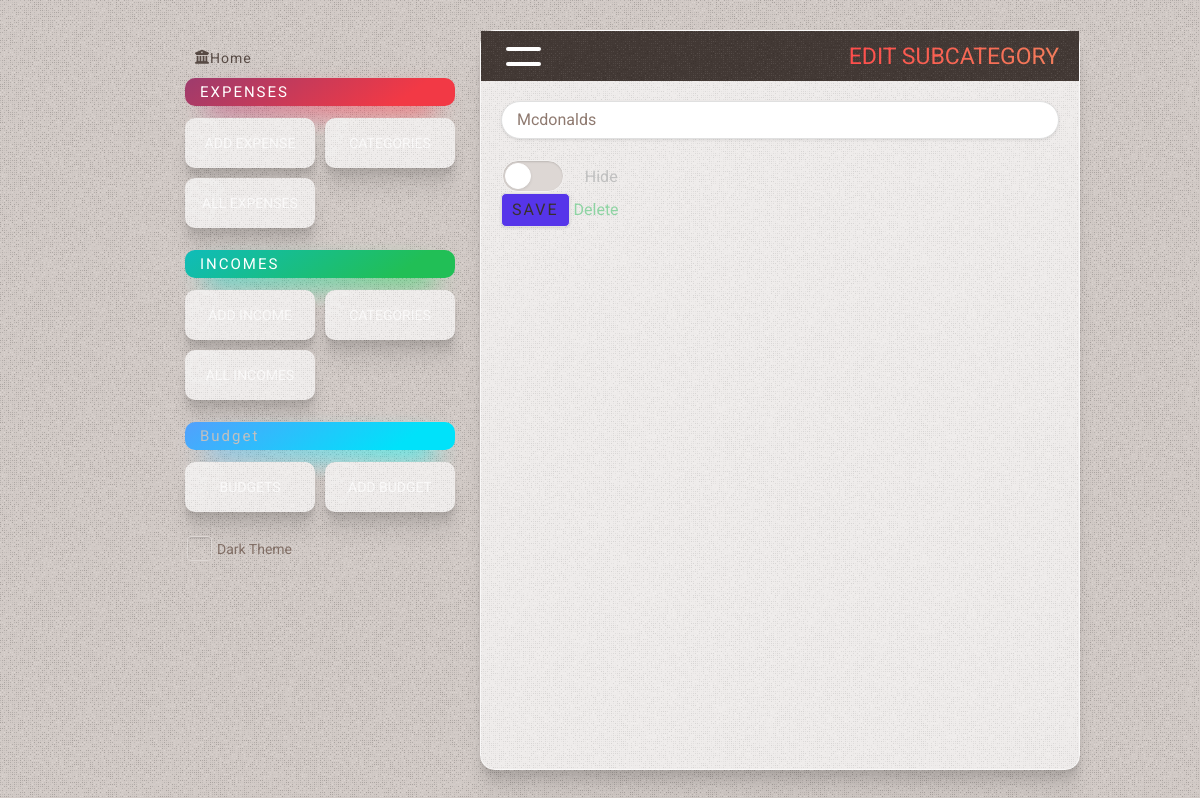
The app's page /edit-subcategory/19, older data.
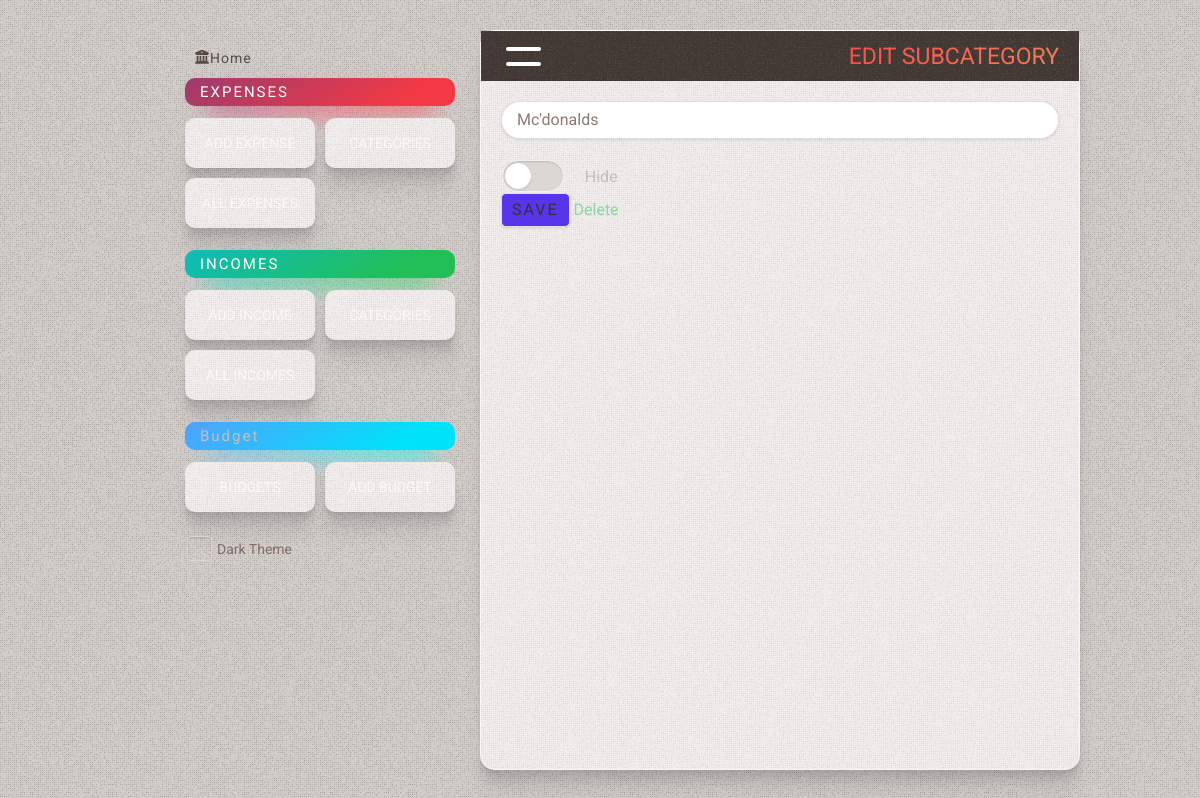
The same page, newer data.
### tables this page shows
CREATE TABLE subcategories
(
    id          INTEGER PRIMARY KEY AUTOINCREMENT,
    name        TEXT    NOT NULL,
    category_id INTEGER NOT NULL,
    state       TEXT DEFAULT false

);

### app.py (the view, shortened to what this page needs)
@app.route('/edit-subcategory/<int:id>', methods=('GET', 'POST'))
def edit_subcategory(id):
    subcategory = get_subcategory(id)
    conn = get_db_connection()
    return render_template('edit_subcategory.html', title='Edit Subcategory', gradient='text-gradient-red',
                           subcategory=subcategory)

### app.py (called while the page is built)
def get_db_connection():
    conn = sqlite3.connect('database.db')
    conn.row_factory = sqlite3.Row
    return conn

def get_subcategory(subcategory_id):
    conn = get_db_connection()
    subcategory = conn.execute('SELECT * FROM subcategories WHERE id = ?', (subcategory_id,)).fetchone()
    conn.close()
    if subcategory is None:
        abort(404)
    return subcategory

### templates/edit_subcategory.html (shortened to what this page needs)
{% extends 'base.html' %} {% block content %}
	<div class="page_title {{ gradient }}" >
		<button class="side-panel-toggle" ><span class="line1" ></span ><span class="line2" ></span ></button >
		<span >{% block title %} {{ title }} {% endblock %}</span >
	</div >
	<div class="content" >
		<form method="post" >
			<input type="text" name="subcategory" placeholder="Subcategory Name" class="form-control"
						 value="{{ request.form['name'] or subcategory['name'] }}" />
			<div class="mt-20 flex gap-20 items-center" >
				<div class="switch switch-big" >
					<label for="hide_subcategory" ></label >
				</div >
				Hide
			</div >
			<button type="submit" class="send-button" name="subcat" >Save</button >
			<a href="/subcategory-delete/{{ subcategory['id'] }}" >Delete</a >
		</form >
	</div >
{% endblock %}

Row changes from the older to the newer data that the page shows:
changed subcategories: subcategory "Mcdonalds" → "Mc'donalds"
